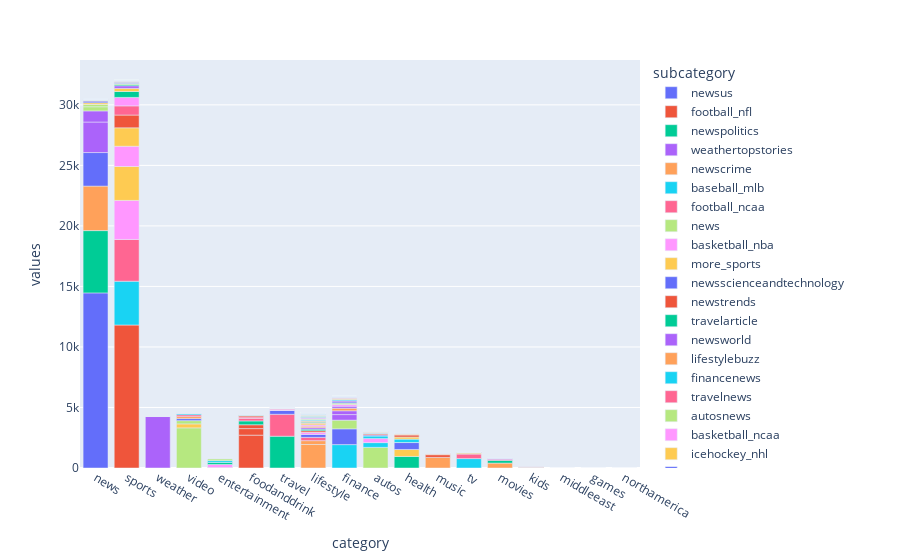

Notebook code for this chart:
### Code cell
c=news_data[['category','subcategory']].value_counts()

index=[]
for i in c.index:
    index.append(np.array(i))
index=np.array(index)

distribution_df=pd.DataFrame(columns=['category','subcategory','values'])
distribution_df['category']=index[:,0]
distribution_df['subcategory']=index[:,1]
distribution_df['values']=c.values

px.bar(data_frame=distribution_df,x='category',y='values',color='subcategory')
